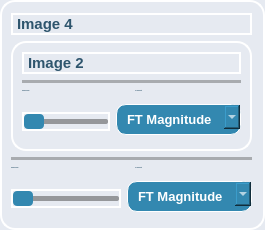
                  <widget class="QFrame" name="frame_20">
                   <property name="styleSheet">
                    <string notr="true">background-color: rgb(230, 234, 241); /* Background color */
    border-radius: 15px; /* Curved borders */
    border: 2px solid #ffffff; /* 3D outline */

    box-shadow: 2px 2px 8px rgba(0, 0, 0, 0.7); /* 3D shadow effect */</string>
                   </property>
                   <property name="frameShape">
                    <enum>QFrame::StyledPanel</enum>
                   </property>
                   <property name="frameShadow">
                    <enum>QFrame::Raised</enum>
                   </property>
                   <layout class="QGridLayout" name="gridLayout_21">
                    <property name="leftMargin">
                     <number>9</number>
                    </property>
                    <item row="1" column="0">
                     <layout class="QHBoxLayout" name="horizontalLayout_50">
                      <property name="spacing">
                       <number>6</number>
                      </property>
                      <property name="sizeConstraint">
                       <enum>QLayout::SetMaximumSize</enum>
                      </property>
                      <item>
                       <widget class="QSlider" name="Slider_weight3_8">
                        <property name="sizePolicy">
                         <sizepolicy hsizetype="Minimum" vsizetype="Fixed">
                          <horstretch>0</horstretch>
                          <verstretch>0</verstretch>
                         </sizepolicy>
                        </property>
                        <property name="styleSheet">
                         <string notr="true">QSlider::groove {
background: rgb(149, 151, 154); /* Color of the track */
border: 0px solid #999; /* Border of the track */
height: 5px; /* Set the height of the track */
border-radius: 2px; /* Round the corners of the track */
}

/* Style for the slider handle (thumb) */
QSlider::handle {
background: #3388b0; /* Color of the handle */
width: 20px; /* Width of the handle */
height: 10px; /* Height of the handle */
margin: -5px 0; /* Negative margin to center the handle vertically */
border-radius: 4px;
border: none;
}

/* Style for the slider handle when pressed */
QSlider::handle:pressed {
background: #1f536b; /* Color of the handle when pressed */
border: 1px solid #3498db; /* Border of the handle when pressed */
}</string>
                        </property>
                        <property name="orientation">
                         <enum>Qt::Horizontal</enum>
                        </property>
                       </widget>
                      </item>
                      <item>
                       <widget class="QComboBox" name="combo1_9">
                        <property name="cursor">
                         <cursorShape>PointingHandCursor</cursorShape>
                        </property>
                        <property name="styleSheet">
                         <string notr="true">QComboBox {
    font-family: &quot;Arial&quot;;
    font-weight: 600; /* Semibold */
    font-size: 10pt; /* Adjust the font size as needed */
 	color: rgb(26, 70, 91);
    border: 1px solid  rgb(26, 70, 91);; /* Set the border to 1px solid white */
	margin-bottom: 5px;
	background-color: #3388b0;   /* Background color for the combo box */
    border: 1px solid #ffffff;   /* Border around the combo box */
    border-radius: 10px;         /* Rounded corners */
    padding: 6px 10px;           /* Padding around the text */
    color: white;               
}

QComboBox::drop-down {
color: rgb(26, 70, 91);
}
QComboBox QAbstractItemView {
    background-color: #rgb(224, 224, 224);   /* Background color for the list */

    selection-background-color: #3f7293; /* Selection color when an item is highlighted */

}</string>
                        </property>
                        <item>
                         <property name="text">
                          <string>FT Magnitude</string>
                         </property>
                        </item>
                        <item>
                         <property name="text">
                          <string>FT Phase</string>
                         </property>
                        </item>
                        <item>
                         <property name="text">
                          <string>FT Real</string>
                         </property>
                        </item>
                        <item>
                         <property name="text">
                          <string>FT Imaginary</string>
                         </property>
                        </item>
                       </widget>
                      </item>
                     </layout>
                    </item>
                    <item row="0" column="0">
                     <layout class="QVBoxLayout" name="verticalLayout_70">
                      <property name="leftMargin">
                       <number>0</number>
                      </property>
                      <item>
                       <widget class="QLabel" name="label_41">
                        <property name="styleSheet">
                         <string notr="true">color: #2e556d;
font-weight:Bold;
font-size: 15px;
</string>
                        </property>
                        <property name="text">
                         <string>Image 4</string>
                        </property>
                       </widget>
                      </item>
                      <item>
                       <widget class="QFrame" name="frame_19">
                        <property name="styleSheet">
                         <string notr="true">background-color: rgb(230, 234, 241); /* Background color */
    border-radius: 15px; /* Curved borders */
    border: 2px solid #ffffff; /* 3D outline */

    box-shadow: 2px 2px 8px rgba(0, 0, 0, 0.7); /* 3D shadow effect */</string>
                        </property>
                        <property name="frameShape">
                         <enum>QFrame::StyledPanel</enum>
                        </property>
                        <property name="frameShadow">
                         <enum>QFrame::Raised</enum>
                        </property>
                        <layout class="QGridLayout" name="gridLayout_20">
                         <property name="leftMargin">
                          <number>9</number>
                         </property>
                         <item row="0" column="0">
                          <layout class="QVBoxLayout" name="verticalLayout_67">
                           <property name="leftMargin">
                            <number>0</number>
                           </property>
                           <item>
                            <widget class="QLabel" name="label_39">
                             <property name="styleSheet">
                              <string notr="true">color: #2e556d;
font-weight:Bold;
font-size: 15px;
</string>
                             </property>
                             <property name="text">
                              <string>Image 2</string>
                             </property>
                            </widget>
                           </item>
                           <item>
                            <widget class="Line" name="line_32">
                             <property name="styleSheet">
                              <string notr="true">/* Line style */

  /* Set the width of the line */
  width: 20px;

  /* Set the height of the line */
  height: 5px;

  /* Set the background color of the line */
  background-color:#a8abaf;

  /* Set the border of the line */
  border: 10px;

  /* Set the border radius of the line */
  border-radius:5px;




</string>
                             </property>
                             <property name="orientation">
                              <enum>Qt::Horizontal</enum>
                             </property>
                            </widget>
                           </item>
                           <item>
                            <layout class="QHBoxLayout" name="horizontalLayout_42">
                             <item>
                              <layout class="QVBoxLayout" name="verticalLayout_68" stretch="0,5">
                               <item>
                                <widget class="QLabel" name="label_34">
                                 <property name="font">
                                  <font>
                                   <family>Oswald SemiBold</family>
                                   <pointsize>-1</pointsize>
                                   <weight>75</weight>
                                   <bold>true</bold>
                                  </font>
                                 </property>
                                 <property name="styleSheet">
                                  <string notr="true">color: #2e556d;
font-weight:10000px;
border: None;
</string>
                                 </property>
                                 <property name="text">
                                  <string>Original Image</string>
                                 </property>
                                </widget>
                               </item>
                               <item>
                                <widget class="QWidget" name="original1_5" native="true">
                                 <property name="styleSheet">
                                  <string notr="true">border: 3px solid #ffffff;
background-color: #dce3eb;</string>
                                 </property>
                                </widget>
                               </item>
                              </layout>
                             </item>
                             <item>
                              <layout class="QVBoxLayout" name="verticalLayout_69" stretch="0,5">
                               <item>
                                <widget class="QLabel" name="label_35">
                                 <property name="font">
                                  <font>
                                   <family>Oswald SemiBold</family>
                                   <pointsize>-1</pointsize>
                                   <weight>75</weight>
                                   <bold>true</bold>
                                  </font>
                                 </property>
                                 <property name="styleSheet">
                                  <string notr="true">color: #2e556d;
font-weight:10000px;
border: None;
</string>
                                 </property>
                                 <property name="text">
                                  <string>FT Component</string>
                                 </property>
                                </widget>
                               </item>
                               <item>
                                <widget class="QWidget" name="component_image1_5" native="true">
                                 <property name="styleSheet">
                                  <string notr="true">border: 3px solid #ffffff;
background-color: #dce3eb;</string>
                                 </property>
                                </widget>
                               </item>
                              </layout>
                             </item>
                            </layout>
                           </item>
                          </layout>
                         </item>
                         <item row="1" column="0">
                          <layout class="QHBoxLayout" name="horizontalLayout_48">
                           <property name="spacing">
                            <number>6</number>
                           </property>
                           <property name="sizeConstraint">
                            <enum>QLayout::SetMaximumSize</enum>
                           </property>
                           <item>
                            <widget class="QSlider" name="Slider_weight3_6">
                             <property name="sizePolicy">
                              <sizepolicy hsizetype="Minimum" vsizetype="Fixed">
                               <horstretch>0</horstretch>
                               <verstretch>0</verstretch>
                              </sizepolicy>
                             </property>
                             <property name="styleSheet">
                              <string notr="true">QSlider::groove {
background: rgb(149, 151, 154); /* Color of the track */
border: 0px solid #999; /* Border of the track */
height: 5px; /* Set the height of the track */
border-radius: 2px; /* Round the corners of the track */
}

/* Style for the slider handle (thumb) */
QSlider::handle {
background: #3388b0; /* Color of the handle */
width: 20px; /* Width of the handle */
height: 10px; /* Height of the handle */
margin: -5px 0; /* Negative margin to center the handle vertically */
border-radius: 4px;
border: none;
}

/* Style for the slider handle when pressed */
QSlider::handle:pressed {
background: #1f536b; /* Color of the handle when pressed */
border: 1px solid #3498db; /* Border of the handle when pressed */
}</string>
                             </property>
                             <property name="orientation">
                              <enum>Qt::Horizontal</enum>
                             </property>
                            </widget>
                           </item>
                           <item>
                            <widget class="QComboBox" name="combo1_7">
                             <property name="cursor">
                              <cursorShape>PointingHandCursor</cursorShape>
                             </property>
                             <property name="styleSheet">
                              <string notr="true">QComboBox {
    font-family: &quot;Arial&quot;;
    font-weight: 600; /* Semibold */
    font-size: 10pt; /* Adjust the font size as needed */
 	color: rgb(26, 70, 91);
    border: 1px solid  rgb(26, 70, 91);; /* Set the border to 1px solid white */
	margin-bottom: 5px;
	background-color: #3388b0;   /* Background color for the combo box */
    border: 1px solid #ffffff;   /* Border around the combo box */
    border-radius: 10px;         /* Rounded corners */
    padding: 6px 10px;           /* Padding around the text */
    color: white;               
}

QComboBox::drop-down {
color: rgb(26, 70, 91);
}
QComboBox QAbstractItemView {
    background-color: #rgb(224, 224, 224);   /* Background color for the list */

    selection-background-color: #3f7293; /* Selection color when an item is highlighted */

}</string>
                             </property>
                             <item>
                              <property name="text">
                               <string>FT Magnitude</string>
                              </property>
                             </item>
                             <item>
                              <property name="text">
                               <string>FT Phase</string>
                              </property>
                             </item>
                             <item>
                              <property name="text">
                               <string>FT Real</string>
                              </property>
                             </item>
                             <item>
                              <property name="text">
                               <string>FT Imaginary</string>
                              </property>
                             </item>
                            </widget>
                           </item>
                          </layout>
                         </item>
                        </layout>
                       </widget>
                      </item>
                      <item>
                       <widget class="Line" name="line_33">
                        <property name="styleSheet">
                         <string notr="true">/* Line style */

  /* Set the width of the line */
  width: 20px;

  /* Set the height of the line */
  height: 5px;

  /* Set the background color of the line */
  background-color:#a8abaf;

  /* Set the border of the line */
  border: 10px;

  /* Set the border radius of the line */
  border-radius:5px;




</string>
                        </property>
                        <property name="orientation">
                         <enum>Qt::Horizontal</enum>
                        </property>
                       </widget>
                      </item>
                      <item>
                       <layout class="QHBoxLayout" name="horizontalLayout_44">
                        <item>
                         <layout class="QVBoxLayout" name="verticalLayout_71" stretch="0,5">
                          <item>
                           <widget class="QLabel" name="label_36">
                            <property name="font">
                             <font>
                              <family>Oswald SemiBold</family>
                              <pointsize>-1</pointsize>
                              <weight>75</weight>
                              <bold>true</bold>
                             </font>
                            </property>
                            <property name="styleSheet">
                             <string notr="true">color: #2e556d;
font-weight:10000px;
border: None;</string>
                            </property>
                            <property name="text">
                             <string>Original Image</string>
                            </property>
                           </widget>
                          </item>
                          <item>
                           <widget class="QWidget" name="original2_5" native="true">
                            <property name="styleSheet">
                             <string notr="true">border: 3px solid #ffffff;
background-color: #dce3eb;</string>
                            </property>
                           </widget>
                          </item>
                         </layout>
                        </item>
                        <item>
                         <layout class="QVBoxLayout" name="verticalLayout_72" stretch="0,5">
                          <item>
                           <widget class="QLabel" name="label_37">
                            <property name="font">
                             <font>
                              <family>Oswald SemiBold</family>
                              <pointsize>-1</pointsize>
                              <weight>75</weight>
                              <bold>true</bold>
                             </font>
                            </property>
                            <property name="styleSheet">
                             <string notr="true">color: #2e556d;
font-weight:10000px;
border: None;
</string>
                            </property>
                            <property name="text">
                             <string>FT Component</string>
                            </property>
                           </widget>
                          </item>
                          <item>
                           <widget class="QWidget" name="component_image2_5" native="true">
                            <property name="styleSheet">
                             <string notr="true">border: 3px solid #ffffff;
background-color: #dce3eb;</string>
                            </property>
                           </widget>
                          </item>
                         </layout>
                        </item>
                       </layout>
                      </item>
                     </layout>
                    </item>
                   </layout>
                  </widget>
